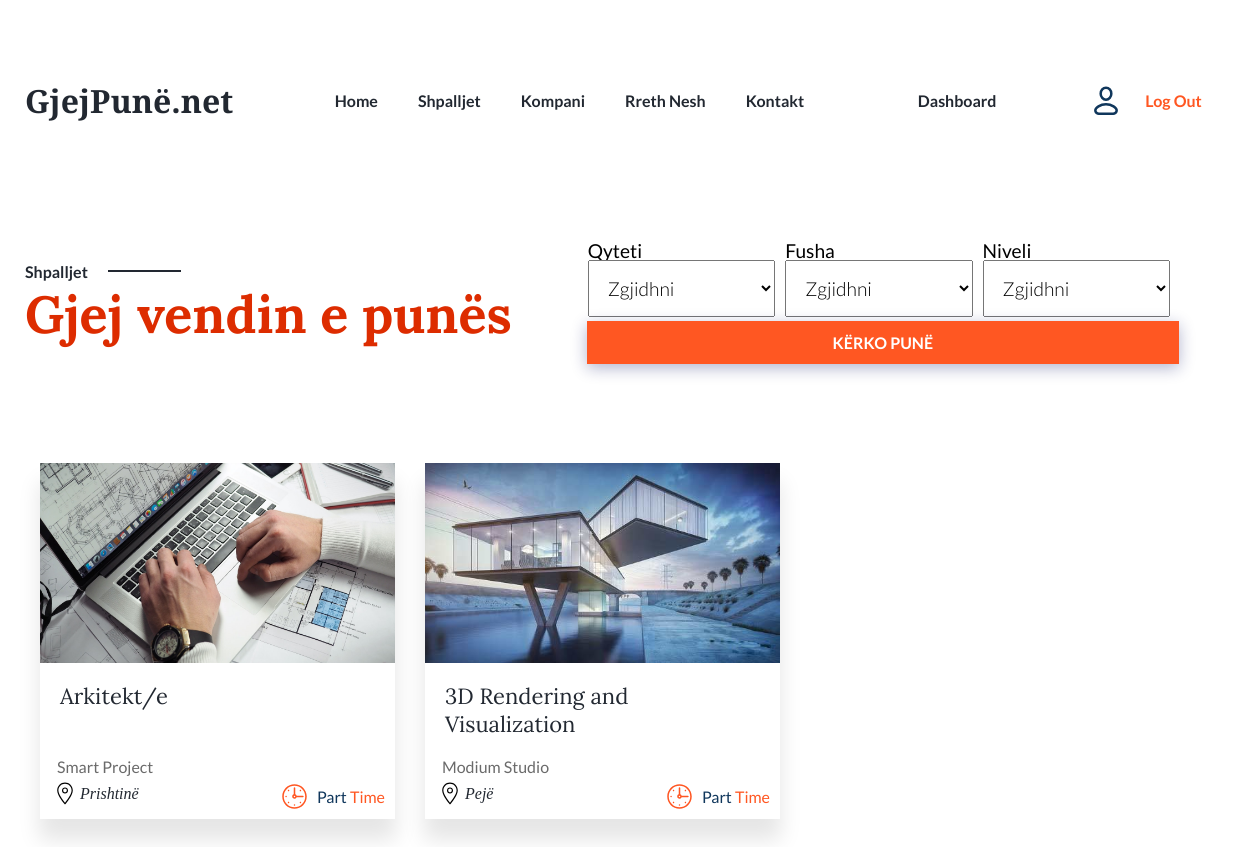
The app's page /view/shpalljet.php?fusha=Arkitekturë (signed in) with its own data.
### tables this page shows
CREATE TABLE `shpallja` (
  `id` varchar(50) NOT NULL,
  `titulli` varchar(50) NOT NULL,
  `kompani` varchar(50) NOT NULL,
  `foto` varchar(50) NOT NULL,
  `employment` varchar(50) NOT NULL,
  `niveli` varchar(50) NOT NULL,
  `fusha` varchar(50) NOT NULL,
  `lokacioni` varchar(50) NOT NULL
);

CREATE TABLE `kompania` (
  `id` varchar(50) NOT NULL,
  `name` varchar(50) NOT NULL,
  `email` varchar(50) NOT NULL,
  `ceo` varchar(50) NOT NULL,
  `address` varchar(50) NOT NULL,
  `logo` varchar(150) NOT NULL
);

### repository/ShpalljaRepository.php (called while the page is built, shortened)
<?php
class ShpalljaRepository {
    private $connection;
    function __construct() {
        $conn = new DatabaseConnection;
        $this->connection = $conn->startConnection();
    }
    function getAllShpalljet() {
        $conn = $this->connection;
        $sql = "SELECT * FROM shpallja";
        $statement = $conn->query($sql);
        $shpalljet = $statement->fetchAll();
        return $shpalljet;
    }
    function getShpalljetKushti($qyteti, $fusha, $pervoja) {
        $conn = $this->connection;
        $sql = "SELECT * FROM shpallja WHERE "
        .(!empty($qyteti) ? "lokacioni = '$qyteti'".(!empty($fusha) || !empty($pervoja) ? " and " : "") : "")
        .(!empty($fusha) ? "fusha = '$fusha'".(!empty($pervoja) ? " and " : "") : "")
        .(!empty($pervoja) ? "niveli = '$pervoja'" : "");
        $statement = $conn->query($sql);
        $shpalljet = $statement->fetchAll();
        return $shpalljet;
    }
    function getKompaniaById($id) {
        $conn = $this->connection;
        $sql = "SELECT * FROM kompania where id = '$id'";
        $statement = $conn->query($sql);
        $shpallja = $statement->fetch();
        return $shpallja;
    }
}
?>

### controller/printShpalljet.php (the view, shortened to what this page needs)
<?php
    include_once '../repository/ShpalljaRepository.php';
    function printo($sh) {
        $shRepo = new ShpalljaRepository();
        $shpalljet = $shRepo->getAllShpalljet();
        $kompania = $shRepo->getKompaniaById($sh['kompani']);
        echo "
            <article class='shpallje-articles_article'>
            <div class='shpallje-articles_article--image'>
                <a href='#'>$kompania[email]</a>
                <img class='shpallja-foto' src='img/$sh[foto]' alt='job-image'/>
            </div>
                <div class='article_info'>
                    <h4>$sh[titulli]</h4>
                    <div class='article_info-location'>
                    <p class='section_paragraph-text'>$kompania[name]</p>
                    <div class='flex'>
                        <img src='img/location.svg' alt='location-icon'>
                        <span>$sh[lokacioni]</span>
                    </div>
                    </div>
                    <div class='article_info-hours flex'>
                    <img class='svg-primary_color' src='img/clock.svg' alt='location-icon'>".
                    ($sh['employment'] == 'Full-Time' ? '<span>'.$sh['employment'].'</span>' :
                    '<span><span style="color: var(--primary)">Part</span> Time</span>')
                    ."</div>
                </div>
            </article>
        ";
    }
    function printShpalljet($qyteti, $fusha, $pervoja) {
        $shRepo = new ShpalljaRepository();
        $shpalljet = $shRepo->getAllShpalljet();
        if (isset($qyteti)) {
            if (!empty($qyteti) || !empty($fusha) || !empty($pervoja)) {
                $shpalljetKushti = $shRepo->getShpalljetKushti($qyteti, $fusha, $pervoja);
                foreach ($shpalljetKushti as $shp) {
                    printo($shp);
                }
            }
            else {
                foreach ($shpalljet as $sh) {
                    printo($sh);
                }
            }
        }
    }
?>

### view/shpalljet.php (shortened to what this page needs)
<html lang="en">
  <head>
    <link rel="stylesheet" href="css/reset.css" />
    <link rel="stylesheet" href="css/default-styles.css" />
    <link rel="stylesheet" href="css/responsive.css" />
    <link rel="stylesheet" href="css/shpalljet-page.css" />
    <link rel="stylesheet" href="OwlCarousel2-2.3.4/dist/assets/owl.carousel.min.css" />
    <link rel="stylesheet" href="OwlCarousel2-2.3.4/dist/assets/owl.theme.default.min.css" />
  </head>
  <body>
    <?php include_once "header.php";?>
    <main>
      <section class="hero-upper">
        <div class="container">
          <div class="hero-right">
            <div class="flex-responsive">
              <p class="section-introduction">Shpalljet</p>
              <span class="line"></span>
            </div>
            <h1>Gjej vendin e punës</h1>
          </div>
          <?php include_once "../controller/searchForm.php"; ?>
      </section>
      <section class="hero">
        <div class="container">
          <div class="hero-articles">
            <?php include_once '../controller/printShpalljet.php';
              $qyteti = '';
              $fusha = '';
              $pervoja = '';
              if (isset($_GET['fusha'])) $fusha = $_GET['fusha'];
              printShpalljet($qyteti, $fusha, $pervoja);
            ?>
          </div>
        </div>
      </section>
    </main>
  </body>
</html>

### view/header.php
<header>
    <nav class="container">
        <a href="index.php"><h3>GjejPunë.net</h3></a>
        <ul class="navbar-links">
            <li><a href="index.php">Home</a></li>
            <li><a href="shpalljet.php">Shpalljet</a></li>
            <li><a href="kompani.php">Kompani</a></li>
            <li><a href="about-us.php">Rreth Nesh</a></li>
            <li><a href="contact.php">Kontakt</a></li>
        </ul>
        <?php include_once "../controller/loginButtons.php";?>
    </nav>
</header>

### controller/loginButtons.php
<?php
    if(!isset($_SESSION['username'])) {
?>
        <div class="navbar-buttons">
            <button class="btn default loginBtn">Kyçu</button>
            <button class="btn action signupBtn">Krijo Llogari</button>
        </div>
        <?php
    }
    else {
        ?>
            <?php if ($_SESSION['role'] == 'admin') {
                ?>
                    <a href="../view/dashboard.php" class="btn dashboard">Dashboard</a>
                <?php
                }
            ?>
            <div class="navbar-buttons flex">
            <a href="../view/userProfile.php?<?php echo"id=".$_SESSION['id'];?>" <?php
                if (basename($_SERVER['PHP_SELF']) == 'userProfile.php') echo 'style="display: none;"';?>>
                <img src="../view/img/user.svg" alt="profile">
            </a>
            <a href="../controller/logout.php" class="btn default">Log Out</a>
        </div>
        <?php
    }
?>

### controller/searchForm.php (shortened to what this page needs)
<?php $file = basename($_SERVER['SCRIPT_FILENAME']);?>
<form action="" method="post"  class="<?php if ($file == 'index.php') echo "hero-search"; else echo "hero-left";?>">
    <div class="flex-responsive">
        <div>
            <label for="qytetet">Qyteti</label>
            <select name="qyteti" id="qytetet">
            <option value="" selected disabled hidden>Zgjidhni</option>
            </select>
        </div>
        <div>
            <label for="fusha">Fusha</label>
            <select name="fusha" id="fusha">
            <option value="" selected disabled hidden>Zgjidhni</option>
            </select>
        </div>
        <div>
            <label for="pervoja">Niveli</label>
            <select name="pervoja" id="pervoja">
            <option value="" selected disabled hidden>Zgjidhni</option>
            </select>
        </div>
        </div>
        <input type="submit" name="searchBtn" class="btn action fullWidth" value="KËRKO PUNË">
    </div>

### view/css/default-styles.css (style rules this page uses)
.navbar-links { display: flex; }
.navbar-buttons { display: flex; }
nav.container { display: flex; justify-content: space-between; align-items: center; margin: 75px auto; }
.svg-primary_color { filter: invert(56%) sepia(56%) saturate(6761%) hue-rotate(347deg) brightness(104%) contrast(101%); }
.navbar-links li { padding: 0 20px; }
nav h3 { font-family: "Playfair Display"; font-weight: bolder; }
body, .section-introduction { font-family: "Lato"; font-style: normal; font-weight: bold; font-size: 16px; line-height: 120%; color: #222831; }
:root { --primary: #10375C; --primaryDark: #0D2C4A; --secondaryDark: #DD2C00; --secondaryLight: #FF5722; --paragraph: #6A6A6A; }
h1 { font-family: "Lora"; font-style: normal; font-weight: bold; font-size: 52px; line-height: 128%; color: var(--secondaryDark); }
h3 { font-family: "Lato"; font-style: normal; font-weight: 400; font-size: 40px; font-size: 3rem; line-height: 51px; columns: white; }
h4 { font-family: "Lora"; font-style: normal; font-weight: normal; font-size: 22px; line-height: 127%; color: #222831; }
nav h3 { font-size: 2rem; }
.section_paragraph-text { font-family: "Lato"; font-style: normal; font-weight: 500; font-size: 20px; line-height: 150%; color: var(--paragraph); }
.container { margin: 0 auto; max-width: 1200px; padding: 0 20px; width: 100%; }
.line { width: 73px; height: 2px; background: #222831; display: block; margin-left: 20px; }
.flex, .flex-responsive { display: flex; align-items: center; }
.btn { cursor: pointer; display: flex; align-items: center; justify-content: center; width: 103px; height: 43px; border: none; font-family: inherit; font-style: normal; font-weight: bold; font-size: 16px; }
.btn.default { background: white; color: var(--secondaryLight); }
.btn.action { background: var(--secondaryLight); color: white; box-shadow: 0px 4px 16px rgba(255, 87, 34, 0.32); }
form label { font-size: 1.2rem; margin-top: 20px; }
form { max-width: 400px; margin: 0 auto; display: flex; flex-direction: column; }
form input { padding: 10px 5px; font-size: 1.2rem; margin-top: 5px; }
form .btn { width: 100%; margin: 4px; }
main, header, footer { transition: all 0.1s ease-in-out; }
.fullWidth { width: 100%; }
.shpallje-articles_article--image { position: relative; }
.shpallje-articles_article--image:before { content: ""; position: absolute; top: 0; left: 0; display: block; width: 100%; height: 100%; background: linear-gradient(to bottom, rgb(255 182 182 / 21%), #fc734ae8); z-index: 2; transition: 0.35s all; opacity: 0; }

### view/css/shpalljet-page.css (style rules this page uses)
.hero-upper .container, .hero .container { display: flex; align-items: center; }
.hero-right { width: 60%; }
.hero-left { justify-self: flex-end; width: 30%; }
.hero-left { display: flex; flex-direction: column; padding: 40px 50px; width: 70%; }
.hero-left select { padding: 15px 15px; border: 1px solid --primary; font-size: 1.2rem; font-family: 'Lato'; font-weight: 300; width: 100%; }
.hero-left label { font-size: 1.2rem; padding-top: 20px; padding-bottom: 5px; color: rgba(255, 255, 255, 0.382); font-weight: 400; color: black; }
.hero .container:last-of-type { align-items: center; }
.hero-articles { display: flex; flex-wrap: wrap; width: 100%; margin: 40px 0; }
.hero-left .flex-responsive div { width: 100%; margin: 0 5px; }
.hero-left .btn.action { box-shadow: 0px 4px 16px rgba(16, 21, 104, 0.32); }
.shpallje-articles_article { background: #ffff; width: 355px; margin: 15px; box-shadow: 0px 20px 20px 1px rgba(0, 0, 0, 0.1); position: relative; }
.shpallje-articles_article img { width: 100%; height: 200px; object-fit: cover; }
.article_info { padding: 20px; margin-bottom: 60px; }
.article_info-location img { width: 30px; display: flex; align-items: center; height: auto; }
.article_info .section_paragraph-text { padding-left: 7px; font-size: 1rem; }
.article_info-location { position: absolute; bottom: 10px; left: 10px; font-style: italic; font-family: 'Times New Roman', Times, serif; font-weight: 400; }
.article_info-hours { position: absolute; right: 10px; bottom: 10px; color: var(--secondaryLight); font-weight: 400; }
.article_info-hours img { width: 25px; height: auto; margin-right: 10px; }

### view/shpalljet.php (style rules this page uses)
form { max-width: unset; }

### records on screen
shpallja: foto (picture), titulli "Arkitekt/e", kompania.name "Smart Project", lokacioni "Prishtinë", employment "Part"
shpallja: foto (picture), titulli "3D Rendering and Visualization", kompania.name "Modium Studio", lokacioni "Pejë", employment "Part"
